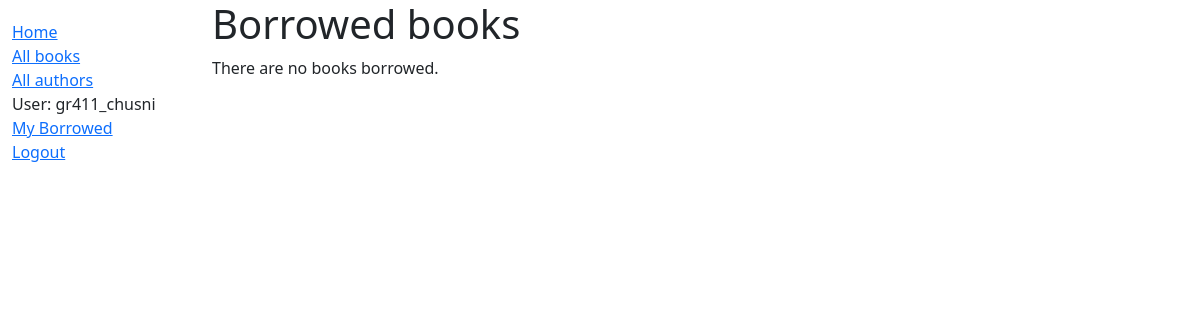
Before: /catalog/mybooks/ (signed in) with the older database file.
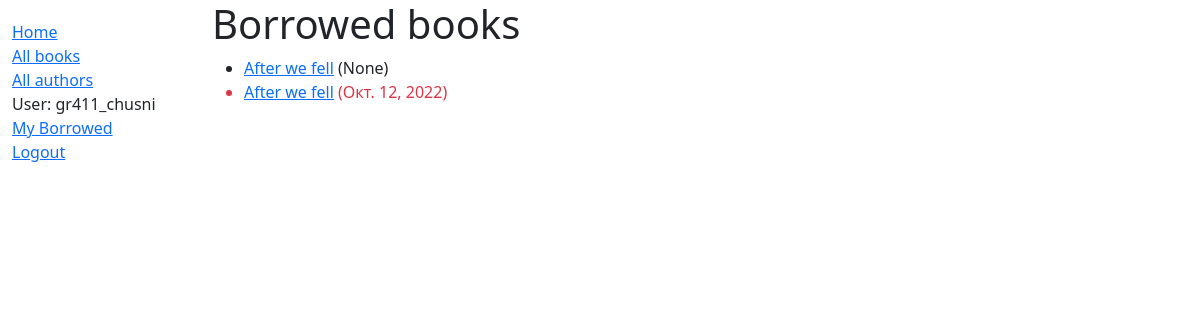
After: the same page with the newer database file.
### catalog/models.py (models this page shows, shortened)
class BookInstance(models.Model):
    id = models.UUIDField(primary_key=True, default=uuid.uuid4,
                          help_text='Unique ID for this particular book across whole library')
    book = models.ForeignKey('Book', on_delete=models.RESTRICT, null=True)
    imprint = models.CharField(max_length=200)
    due_back = models.DateField(null=True, blank=True)
    borrower = models.ForeignKey(User, on_delete=models.SET_NULL, null=True, blank=True)
    @property
    def is_overdue(self):
        return bool(self.due_back and date.today() > self.due_back)
    LOAN_STATUS = (
        ('d', 'Maintenance'),
        ('o', 'On loan'),
        ('a', 'Available'),
        ('r', 'Reserved'),
    )
    status = models.CharField(
        max_length=1,
        choices=LOAN_STATUS,
        blank=True,
        default='d',
        help_text='Book availability',
    )
    class Meta:
        ordering = ['due_back']
        permissions = (("can_mark_returned", "Set book as returned"),)

class Book(models.Model):
    title = models.CharField(max_length=200)
    author = models.ForeignKey('Author', on_delete=models.SET_NULL, null=True)
    summary = models.TextField(max_length=1000, help_text='Enter a brief description of the book')
    isbn = models.CharField('ISBN', max_length=13, unique=True,
                            help_text='13 Character <a href="https://www.isbn-international.org/content/what-isbn">ISBN number</a>')
    genre = models.ManyToManyField(Genre, help_text='Select a genre for this book')
    language = models.ForeignKey('Language', on_delete=models.SET_NULL, null=True)
    class Meta:
        ordering = ['title', 'author']
    def display_genre(self):
        return ', '.join([genre.name for genre in self.genre.all()[:3]])
    display_genre.short_description = 'Genre'

### catalog/views.py (the view)
# urls.py: path('mybooks/', views.LoanedBooksByUserListView.as_view(), name='my-borrowed'),
class LoanedBooksByUserListView(LoginRequiredMixin, generic.ListView):
    model = BookInstance
    template_name = 'catalog/bookinstance_list_borrowed_user.html'
    paginate_by = 10
    def get_queryset(self):
        return BookInstance.objects.filter(borrower=self.request.user).filter(status__exact='o').order_by('due_back')

### catalog/templates/catalog/bookinstance_list_borrowed_user.html
{% extends "base_generic.html" %}
{% block content %}
<h1>Borrowed books</h1>
{% if bookinstance_list %}
<ul>
    {% for bookinst in bookinstance_list %}
    <li class="{% if bookinst.is_overdue %}text-danger{% endif %}">
        <a href="{% url 'book-detail' bookinst.book.pk %}">{{ bookinst.book.title }}</a> ({{ bookinst.due_back }})
    </li>
    {% endfor %}
</ul>
{% else %}
<p>There are no books borrowed.</p>
{% endif %}
{% endblock %}

Changed rows visible on the page:
added BookInstance: book "After we fell", due_back "None"
now on this page (row edited): BookInstance: book "After we fell", due_back "Окт. 12, 2022"
Other visible differences:
text no longer shown: "There are no books borrowed."
